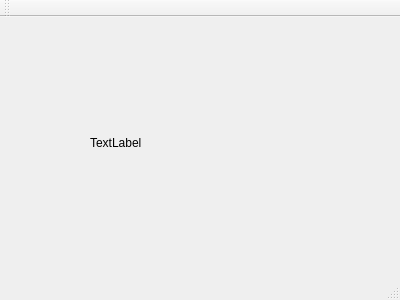
<?xml version="1.0" encoding="UTF-8"?>
<ui version="4.0">
 <class>MainWindow</class>
 <widget class="QMainWindow" name="MainWindow">
  <property name="geometry">
   <rect>
    <x>0</x>
    <y>0</y>
    <width>400</width>
    <height>300</height>
   </rect>
  </property>
  <property name="windowTitle">
   <string>MainWindow</string>
  </property>
  <widget class="QWidget" name="centralWidget">
   <widget class="QLabel" name="label">
    <property name="geometry">
     <rect>
      <x>90</x>
      <y>90</y>
      <width>211</width>
      <height>71</height>
     </rect>
    </property>
    <property name="text">
     <string>TextLabel</string>
    </property>
   </widget>
  </widget>
  <widget class="QMenuBar" name="menuBar">
   <property name="geometry">
    <rect>
     <x>0</x>
     <y>0</y>
     <width>400</width>
     <height>21</height>
    </rect>
   </property>
  </widget>
  <widget class="QToolBar" name="mainToolBar">
   <attribute name="toolBarArea">
    <enum>TopToolBarArea</enum>
   </attribute>
   <attribute name="toolBarBreak">
    <bool>false</bool>
   </attribute>
  </widget>
  <widget class="QStatusBar" name="statusBar"/>
 </widget>
 <layoutdefault spacing="6" margin="11"/>
 <resources/>
 <connections/>
</ui>
